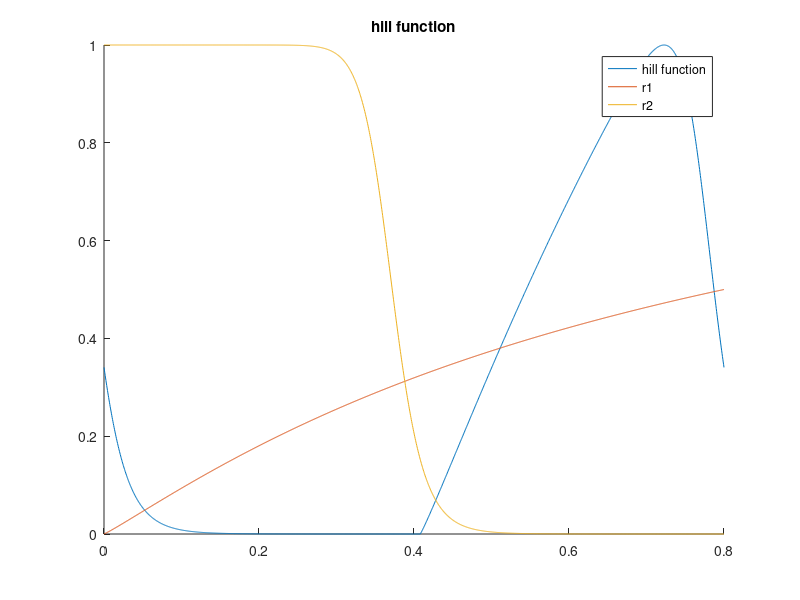

Recreate this plot in MATLAB. (Note: this script raises an error after producing the figure.)

% quadrature spacing 
debug = true; 
if debug 
    dt = 5e-4; 
else 
    dt = 5e-6; 
end 

MMHG_TO_CGS = 1333.22368;

cycle_duration = 0.8; 

Q_goal_L_per_min = 5.6; 
Q_goal_ml_per_s = Q_goal_L_per_min * 1e3 / 60; 
Q_goal_ml_per_cycle = Q_goal_ml_per_s * cycle_duration; 

ejection_fraction_goal = 0.70;
end_diastolic_volume = Q_goal_ml_per_cycle / ejection_fraction_goal
ventricular_volume_initial = end_diastolic_volume - Q_goal_ml_per_cycle

% Poiseuille flow estimate on vessel 
L = 7; % cm 
radius = 1.25; % cm 
mu = 0.04; 
resistance_vessel = 1 / (8 * mu * L / (pi * radius^4))

% resistance mmHg 
resistance_lvot_mmHg = 0.0043; 
resistance_lvot = MMHG_TO_CGS * resistance_lvot_mmHg 

% estimate R ao via flow field differences at approximate peak 
% quite coarse but should not matter 
delta_p_av_mmHg = 7; 
q_av_est = 450; % ml/s
delta_p_av_dynescm2 = delta_p_av_mmHg * MMHG_TO_CGS; 

r_av = delta_p_av_dynescm2 / q_av_est


two_hill = true; 
if two_hill
    % hill function parameters 
    % brown AMBE 2023 
%     tau_1 = 0.0725 * 2 * cycle_duration 
%     tau_2 = 0.4503 * cycle_duration
% 
%     m1 = 2.7463
%     m2 = 21.5683

    t_shift =  0.4080694895094201
    tau_1 =  0.7999999995665112
    tau_2 =  0.37189471760890913
    m1 =  1.0916763390925226
    m2 =  18.491969573464523

%     g1 = @(t) (t > 0) .* (t./tau_1).^m1; 
%     g2 = @(t) (t > 0) .* (t./tau_2).^m2; 


    g1 = @(t) (t./tau_1).^m1; 
    g2 = @(t) (t./tau_2).^m2; 
    
    r1 = @(t) g1(t) ./ (1 + g1(t)); 
    r2 = @(t) 1 ./ (1 + g2(t)); 
    two_hill_product = @(t) (g1(t) ./ (1 + g1(t))) .* (1 ./ (1 + g2(t))); 

    % broken 
    % two_hill_product_maximum_opt = -fminbnd(@(t) -two_hill_product(t), 0, cycle_duration); 

    % hack opt 
    times_hill = 0:dt:cycle_duration; % linspace(0,cycle_duration,cycle_duration/dt); 
    two_hill_product_maximum = max(two_hill_product(times_hill)); 

    % times_hill = linspace(0,cycle_duration,cycle_duration/dt); 
    
    k_coeff_two_hill = 1 / two_hill_product_maximum; 

    t_shift_hill = t_shift;
    
    % no periodicity handled here 
    % two_hill_function = @(t) k_coeff_two_hill * two_hill_product(t - t_shift_hill); 

    two_hill_function = @(t) k_coeff_two_hill * two_hill_product(mod(t - t_shift_hill,cycle_duration)); 
    
    % two_hill_function = @(t) two_hill_product(t); 

    figure; 
%     plot(times_hill, two_hill_product(times_hill)); 
    hold on    
    plot(times_hill, two_hill_function(times_hill)); 
    
%     plot(times_hill, g1(times_hill))
%     plot(times_hill, max(g1(times_hill), zeros(size(times_hill))) )
%     plot(times_hill, g1(times_hill)/max(abs(g1(times_hill))))
%     plot(times_hill, g2(times_hill)/max(abs(g2(times_hill))))

    plot(times_hill, r1(times_hill))
    plot(times_hill, r2(times_hill))

    % plot(times_hill, two_hill_function_periodic(times_hill)); 
    
    legend('hill function', 'r1', 'r2')
    
    
    title('hill function')
    
end 




table = readtable('pressure_curve_data/Physiologic_Mechanisms_Aortic_Insufficiency_Yellin/PhysiologicMechanismsinAorticInsufficiency_lv_la_ao.csv'); 

times_pressures = table.x; 
pressures_lv_raw = table.pressure_lv; 
pressures_aorta_raw = table.pressure_aorta; 
pressures_la_raw = table.pressure_la; 

pressure_raw_plot = false; 
if pressure_raw_plot
    figure; 
    plot(times_pressures, pressures_lv_raw)
    hold on 
    plot(times_pressures, pressures_la_raw)
    plot(times_pressures, pressures_aorta_raw)
end 

% normalize to cardiac cycle 
% start at zero 
times_pressures_adjusted = times_pressures(:) - times_pressures(1); 

% normalize times to desired cardiac cycle duration, both endpoints are included here 
times_pressures_adjusted = times_pressures_adjusted * cycle_duration / times_pressures_adjusted(end); 


bump_radius = 0.01; % 0.025; 
n_fourier_coeffs = 600; 
plots = false; 
t_mesh_one_cycle = 0:dt:cycle_duration; 
t = 0:dt:cycle_duration; 
% t = 0:dt:(cycle_duration*2); 

[a_0_pressure_lv, a_n_pressure_lv, b_n_pressure_lv, Series_pressure_lv, ~, ~, Series_pressure_lv_derivative] = ... 
    series_and_smooth([times_pressures_adjusted, pressures_lv_raw], dt, bump_radius, n_fourier_coeffs, plots); 

vals_series_pressure_lv = Series_pressure_lv(t); 
vals_series_pressure_lv_derivative = Series_pressure_lv_derivative(t); 

check_derivatives = false; 
if check_derivatives
    
    fd_derivatives = (Series_pressure_lv(t + dt) - Series_pressure_lv(t - dt)) / (2*dt); 
    
    figure; 
    plot(t, vals_series_pressure_lv_derivative)    
    hold on 
    plot(t, fd_derivatives)
    
    legend('series', 'finite diff derivative')
    
end 

[a_0_activation_two_hill, a_n_activation_two_hill, b_n_activation_two_hill, Series_activation_two_hill] = ... 
    series_and_smooth([t', two_hill_function(t)'], dt, bump_radius, n_fourier_coeffs, plots); 

vals_series_activation_two_hill = Series_activation_two_hill(t);

base_name = 'fourier_coeffs';
suffix = '_lv_activation_two_hill'
file_name = strcat(base_name, suffix, '.txt'); 
output_series_coeffs_to_txt(a_0_activation_two_hill, a_n_activation_two_hill, b_n_activation_two_hill, n_fourier_coeffs, cycle_duration, file_name); 



% activation pressure proportional to ventricular pressure 
p_lv_activation_threshold = 20; 
activation_data_unscaled = (pressures_lv_raw > p_lv_activation_threshold) .* pressures_lv_raw;
activation_data = activation_data_unscaled / max(activation_data_unscaled);

[a_0_activation, a_n_activation, b_n_activation, Series_activation] = ... 
    series_and_smooth([times_pressures_adjusted, activation_data], dt, bump_radius, n_fourier_coeffs, plots); 

vals_series_activation = Series_activation(t);

base_name = 'fourier_coeffs';
suffix = '_lv_activation'
file_name = strcat(base_name, suffix, '.txt'); 
output_series_coeffs_to_txt(a_0_activation, a_n_activation, b_n_activation, n_fourier_coeffs, cycle_duration, file_name); 

[a_0_pressure_aorta, a_n_pressure_aorta, b_n_pressure_aorta, Series_pressure_aorta, ~, ~, Series_pressure_aorta_derivative] = ...
    series_and_smooth([times_pressures_adjusted, pressures_aorta_raw], dt, bump_radius, n_fourier_coeffs, plots); 

vals_series_pressure_aorta = Series_pressure_aorta(t); 
vals_series_pressure_aorta_derivative = Series_pressure_aorta_derivative(t); 


table_q_mitral = readtable('pressure_curve_data/Physiologic_Mechanisms_Aortic_Insufficiency_Yellin/PhysiologicMechanismsinAorticInsufficiency_fig1_q_mitral.csv'); 
times_q_mitral = table_q_mitral.x; 
q_mitral_raw = table_q_mitral.q_mitral; 

times_q_mitral_adjusted = times_q_mitral - times_q_mitral(1);
times_q_mitral_adjusted = times_q_mitral_adjusted * cycle_duration / times_q_mitral_adjusted(end);

[a_0_q_mitral, a_n_q_mitral, b_n_q_mitral, Series_q_mitral, ~, ~, Series_q_mitral_derivative] = ...
    series_and_smooth([times_q_mitral_adjusted, q_mitral_raw], dt, bump_radius, n_fourier_coeffs, plots); 


vals_series_q_mitral = Series_q_mitral(t);
vals_series_q_mitral_derivative = Series_q_mitral_derivative(t);

table_q_aorta = readtable('pressure_curve_data/Physiologic_Mechanisms_Aortic_Insufficiency_Yellin/PhysiologicMechanismsinAorticInsufficiency_fig1_q_aorta.csv'); 
times_q_aorta = table_q_aorta.x; 
q_aorta_raw = table_q_aorta.q_aorta; 

times_q_aorta_adjusted = times_q_aorta - times_q_aorta(1);
times_q_aorta_adjusted = times_q_aorta_adjusted * cycle_duration / times_q_aorta_adjusted(end);

[a_0_q_aorta, a_n_q_aorta, b_n_q_aorta, Series_q_aorta, ~, ~, Series_q_aorta_derivative] = ...
    series_and_smooth([times_q_aorta_adjusted, q_aorta_raw], dt, bump_radius, n_fourier_coeffs, plots); 

vals_series_q_aorta = Series_q_aorta(t);
vals_series_q_aorta_derivative = Series_q_aorta_derivative(t);


% normalize flow rate integrals 
% to be equal and to desired target
q_mitral_cumulative = dt * trapz(vals_series_q_mitral)
q_aorta_cumulative = dt * trapz(vals_series_q_aorta)

scaling_q_mitral = Q_goal_ml_per_cycle / q_mitral_cumulative;
scaling_q_aorta = Q_goal_ml_per_cycle / q_aorta_cumulative;

Series_q_mitral_scaled = @(t) scaling_q_mitral * Series_q_mitral(t);
Series_q_mitral_derivative_scaled = @(t) scaling_q_mitral * Series_q_mitral_derivative(t);

Series_q_aorta_scaled = @(t) scaling_q_aorta * Series_q_aorta(t);
Series_q_aorta_derivative_scaled = @(t) scaling_q_aorta * Series_q_aorta_derivative(t);

% re-compute tables with scaled series 
vals_series_q_mitral_scaled = Series_q_mitral_scaled(t);
vals_series_q_mitral_derivative_scaled = Series_q_mitral_derivative_scaled(t);

vals_series_q_aorta_scaled = Series_q_aorta_scaled(t);
vals_series_q_aorta_derivative_scaled = Series_q_aorta_derivative_scaled(t);

q_mitral_cumulative_scaled = dt * trapz(vals_series_q_mitral_scaled)
q_aorta_cumulative_scaled = dt * trapz(vals_series_q_aorta_scaled)


base_name = 'fourier_coeffs';
suffix = '_Q_mi'
file_name = strcat(base_name, suffix, '.txt'); 
output_series_coeffs_to_txt(scaling_q_mitral * a_0_q_mitral, scaling_q_mitral * a_n_q_mitral, scaling_q_mitral * b_n_q_mitral, n_fourier_coeffs, cycle_duration, file_name); 



% cgs units for pressure
Series_pressure_lv_cgs = @(t) MMHG_TO_CGS * Series_pressure_lv(t);
Series_pressure_lv_derivative_cgs = @(t) MMHG_TO_CGS * Series_pressure_lv_derivative(t);
vals_series_pressure_lv_cgs = Series_pressure_lv_cgs(t); 
vals_series_pressure_lv_derivative_cgs = Series_pressure_lv_derivative_cgs(t); 

Series_pressure_aorta_cgs = @(t) MMHG_TO_CGS * Series_pressure_aorta(t);
Series_pressure_aorta_derivative_cgs = @(t) MMHG_TO_CGS * Series_pressure_aorta_derivative(t);
vals_series_pressure_aorta_cgs = Series_pressure_aorta_cgs(t); 
vals_series_pressure_aorta_derivative_cgs = Series_pressure_aorta_derivative_cgs(t); 


vals_ventricular_volume = zeros(size(vals_series_q_aorta)); 
vals_ventricular_volume_deriv = zeros(size(vals_series_q_aorta)); 
vals_ventricular_volume(1) = ventricular_volume_initial;

for j=2:length(vals_ventricular_volume)
    vals_ventricular_volume(j) = vals_ventricular_volume(j-1) + dt * (vals_series_q_mitral_scaled(j) - vals_series_q_aorta_scaled(j)); 
end 

for j=1:length(vals_ventricular_volume)
    vals_ventricular_volume_deriv(j) = vals_series_q_mitral_scaled(j) - vals_series_q_aorta_scaled(j); 
end 

series_plots = false; 

if series_plots
    figure; 
    subplot(4,1,1)
    plot(t, vals_series_pressure_lv)
    hold on 
    plot(t, vals_series_pressure_aorta)

    subplot(4,1,2)
    hold on 
    plot(t, vals_series_q_mitral_scaled)
    plot(t, vals_series_q_aorta_scaled)

    subplot(4,1,3)
    plot(t, vals_ventricular_volume)

    subplot(4,1,4);
    plot(t, vals_series_activation);

    figure; 
    plot(t, vals_series_pressure_lv_derivative)
    hold on 
    plot(t, vals_series_pressure_aorta_derivative)
    plot(t, vals_series_q_mitral_derivative_scaled)
    plot(t, vals_series_q_aorta_derivative_scaled)
    plot(t, vals_ventricular_volume_deriv)
    title('derivatives')
    legend('p lv derivative', 'p aorta derivative', 'q mi derivative', 'q_ao_derivative', 'lv derivative')
end 


run_matlab_zerod = false; 
if run_matlab_zerod
    % run the lpn 
    dt_lpn = 1e-4; 
    n_cycles = 1; 
    t_final = cycle_duration * n_cycles;
    P_ao_initial = 94*MMHG_TO_CGS;
    R_proximal = 83.6698220729; 
    C =  0.00167055364456;
    R_distal = 1287.64596307;

    v_initial = ventricular_volume_initial;


    KERCKHOFFS = true; 

    if KERCKHOFFS 
        Vrd = 26.1; % ml 
        Vrs = 18; % ml

        % parameters from KERCKHOFFS AMBE 2006 
        % lv 
        % note that min compliance is actually the larger value under confusing naming convention 
        C_min_ml_over_kPa = 11.0; 
        C_max_ml_over_kPa = 0.946; 

        % E_min_kPa = 1/C_min_ml_over_kPa; 
        % E_max_kPa = 1/C_max_ml_over_kPa; 

        ML_OVER_KPA_TO_ML_OVER_DYNEPERCM2 = 1e-4; 

        C_min_scaling = 5; 
        C_max_scaling = 5; 

        C_min_ml_over_dynespercm2 = C_min_scaling * C_min_ml_over_kPa * ML_OVER_KPA_TO_ML_OVER_DYNEPERCM2; 
        C_max_ml_over_dynespercm2 = C_max_scaling * C_max_ml_over_kPa * ML_OVER_KPA_TO_ML_OVER_DYNEPERCM2; 

        Emax = 1/C_max_ml_over_dynespercm2
        Emin = 1/C_min_ml_over_dynespercm2

        Emin_mmHg_over_ml = Emin / MMHG_TO_CGS 
        Emax_mmHg_over_ml = Emax / MMHG_TO_CGS

    else 
        error('not implemented');
    end 



    R_av_closed = 100000;
    steepness_av = 0.00001; 


    [times_lpn, P_lv, Q_ao, P_ao, V_lv, R_tanh] = solve_lv_ao_lpn(dt_lpn, t_final, v_initial, Vrd, Vrs, Emax, Emin, ...
                                         Series_q_mitral_scaled, Series_activation, ...
                                         P_ao_initial, R_proximal, C, R_distal, r_av, R_av_closed, steepness_av);
 


    figure;
    subplot(6,1,1)
    plot(t, vals_series_pressure_lv)
    hold on 
    plot(t, vals_series_pressure_aorta)
    plot(times_lpn, P_lv/MMHG_TO_CGS); 
    plot(times_lpn, P_ao/MMHG_TO_CGS);
    xlim([0 max(times_lpn)])

    legend('lv exp', 'ao exp', 'lv lpn', 'ao lpn');


    subplot(6,1,2)
    hold on 
    plot(t, vals_series_q_mitral_scaled)
    plot(t, vals_series_q_aorta_scaled)
    plot(times_lpn, Q_ao)
    xlim([0 max(times_lpn)])
    legend('q mi exp', 'q ao exp', 'q ao lpn')


    subplot(6,1,3)
    plot(times_hill, two_hill_function(times_hill)); 


    subplot(6,1,4)
    plot(t, vals_ventricular_volume)
    hold on 
    plot(times_lpn, V_lv)
    xlim([0 max(times_lpn)])
    legend('V integrated', 'V lpn')

    subplot(6,1,5);
    plot(t, vals_series_activation_two_hill);
    hold on 
    plot(t, vals_series_activation);
    xlim([0 max(times_lpn)])
    legend('two hill', 'act from p lv')
    title('act')

    subplot(6,1,6)
    plot(times_lpn, R_tanh)
    xlim([0 max(times_lpn)])
    title('r valve')
    
    figure; 
    hold on 
    plot(V_lv, P_lv/MMHG_TO_CGS)
    xlabel('V ml')
    ylabel('P LV mmHg')

end








output_to_sv0d = true; 
if output_to_sv0d
    % output 
    format long 

    f = fopen("array_values.txt", "w");

    % fprintf("time\n");
    % for j = 1:length(t)
    %     fprintf(f, "%.14f, ", t(j));
    % end 
    % fprintf(f, "\n");
    % 
    % fprintf(f, "vals_series_q_aorta_scaled\n");
    % for j = 1:length(t)
    %     fprintf(f, "%.14f, ", vals_series_q_aorta_scaled(j));
    % end 
    % fprintf(f, "\n");
    % 
    % fprintf(f, "vals_series_q_mitral_scaled\n");
    % for j = 1:length(t)
    %     fprintf(f, "%.14f, ", vals_series_q_mitral_scaled(j));
    % end 
    % fprintf(f, "\n");
    % 
    % fprintf(f, "vals_series_pressure_lv_cgs\n")
    % for j = 1:length(t)
    %     fprintf(f, "%.14f, ", vals_series_pressure_lv_cgs(j));
    % end 
    % fprintf(f, "\n");
    % 
    % fprintf(f, "vals_series_pressure_aorta_cgs\n")
    % for j = 1:length(t)
    %     fprintf(f, "%.14f, ", vals_series_pressure_aorta_cgs(j));
    % end 
    % fprintf(f, "\n");


    % 
    fprintf(f, '        "y": {\n');
    % fprintf(f, '        "flow:ventricle:valve1": [\n' );
    % fprintf(f, '            ');
    % for j = 1:length(t)
    %     fprintf(f, '%.14f', vals_series_q_aorta_scaled(j));
    %     if j < length(t)
    %         fprintf(f, ', ');
    %     end 
    % end 
    % fprintf(f, '\n');
    % fprintf(f, '        ],');

    print_var_string(f,t,'flow:ventricle:valve1', vals_series_q_aorta_scaled)
    print_var_string(f,t,'pressure:ventricle:valve1', vals_series_pressure_lv_cgs)
    print_var_string(f,t,'flow:vessel:OUTLET', vals_series_q_aorta_scaled)
    print_var_string(f,t,'pressure:vessel:OUTLET', vals_series_pressure_aorta_cgs)
    print_var_string(f,t,'Vc:ventricle', vals_ventricular_volume);

    fprintf(f, '    },\n');

    fprintf(f, '    "dy": {\n');
    print_var_string(f,t,'flow:ventricle:valve1', vals_series_q_aorta_derivative_scaled)
    print_var_string(f,t,'pressure:ventricle:valve1', vals_series_pressure_lv_derivative_cgs)
    print_var_string(f,t,'flow:vessel:OUTLET', vals_series_q_aorta_derivative_scaled)
    print_var_string(f,t,'pressure:vessel:OUTLET', vals_series_pressure_aorta_derivative_cgs)
    print_var_string(f,t,'Vc:ventricle', vals_ventricular_volume_deriv);
    fprintf(f, '    },\n');

end 

function print_var_string(f,t,name,vals)

    fprintf(f, '        "%s": [\n', name);
    fprintf(f, '            ');
    for j = 1:length(t)
        fprintf(f, '%.14f', vals(j));
        if j < length(t)
            fprintf(f, ', ');
        end 
    end 
    fprintf(f, '\n');
    fprintf(f, '        ],\n');

end 







